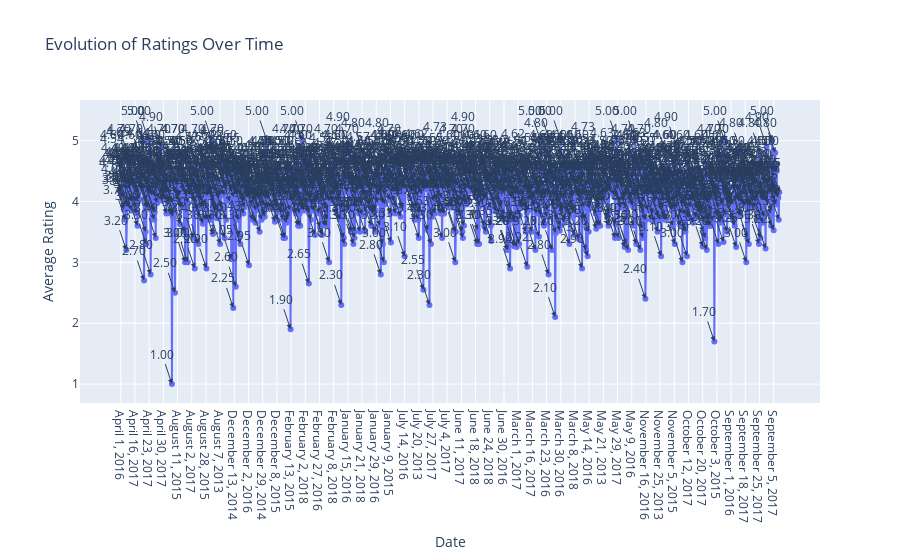

Here is the notebook cell this chart was saved with:
### Markdown cell above
Evolution of Ratings and Updates: Time Series with Annotations

### Code cell
import plotly.graph_objects as go

# Group by date and calculate mean ratings
rating_evolution = df.groupby('Last Updated').agg({'Rating': 'mean'}).reset_index()

# Time Series with Annotations
fig = go.Figure()

fig.add_trace(go.Scatter(x=rating_evolution['Last Updated'], y=rating_evolution['Rating'], mode='lines+markers'))

# Add Annotations
annotations = [dict(x=row['Last Updated'], y=row['Rating'], text=f"{row['Rating']:.2f}", showarrow=True, arrowhead=2) 
               for i, row in rating_evolution.iterrows()]
fig.update_layout(annotations=annotations)



fig.update_layout(title='Evolution of Ratings Over Time', xaxis_title='Date', yaxis_title='Average Rating')
fig.show()
